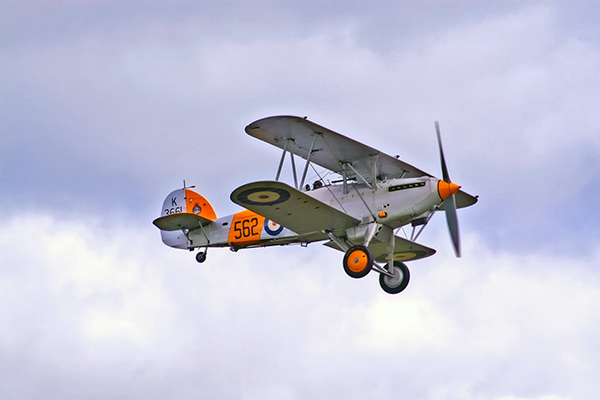
#> input picture OpenCV/text_book/opencv_practice_answer/images/airplane.bmp, 600 x 400 px
$ python 05-cv-05-05-geometric-flip.py
#> lines starting #> are read from the running program, lines starting #| are printed output that depends on the picture
import sys
import numpy as np
import cv2

src = cv2.imread('images/airplane.bmp')
#> src is the input picture: shape (400, 600, 3); mean B, G, R 217.1, 197.6, 196.8

if src is None:
    print('Image load failed!')
    sys.exit()

dst1 = cv2.flip(src, 1)     # 좌우 대칭
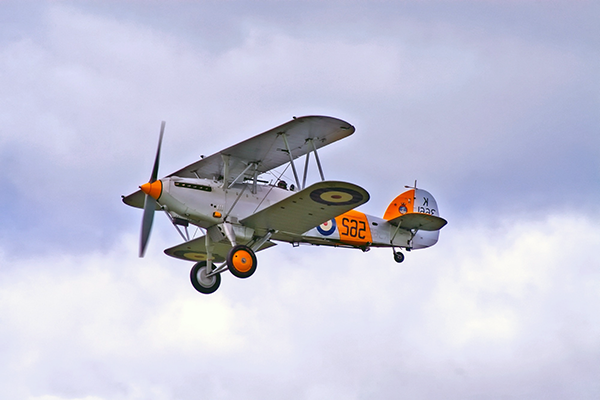
#> dst1: shape (400, 600, 3); mean B, G, R 217.1, 197.6, 196.8
dst2 = cv2.flip(src, 0)     # 상하 대칭
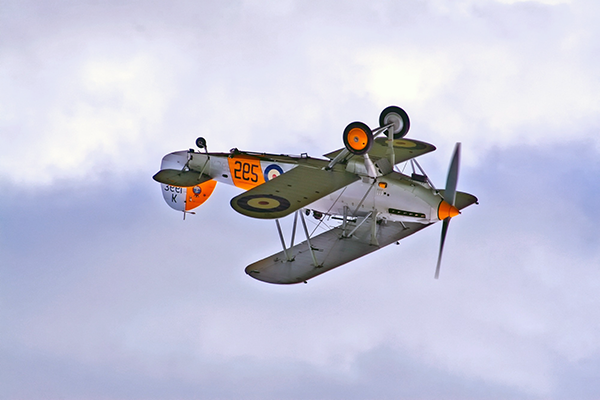
#> dst2: shape (400, 600, 3); mean B, G, R 217.1, 197.6, 196.8
dst3 = cv2.flip(src, -1)    # 좌우&상하 대칭
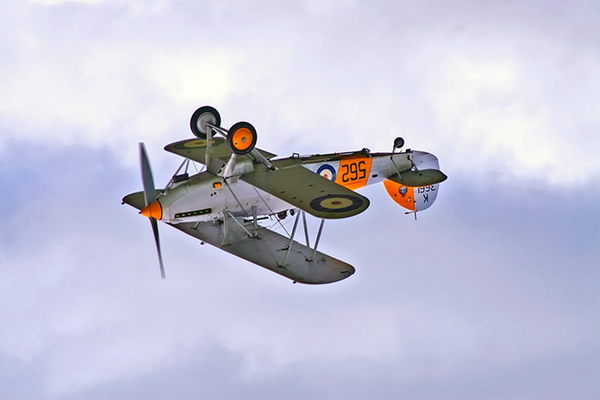
#> dst3: shape (400, 600, 3); mean B, G, R 217.1, 197.6, 196.8

cv2.imshow('src', src)
cv2.imshow('dst1', dst1)
cv2.imshow('dst2', dst2)
cv2.imshow('dst3', dst3)

cv2.waitKey()
cv2.destroyAllWindows()

$ run again, with OpenCV/text_book/opencv_practice_answer/images/cat.bmp copied over OpenCV/text_book/opencv_practice_answer/images/airplane.bmp
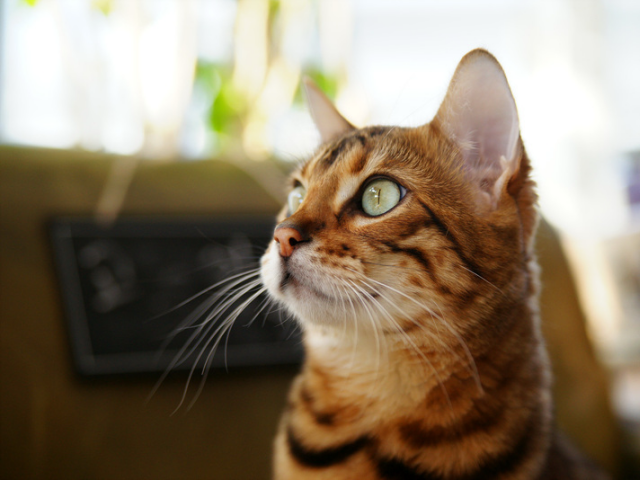
#> input picture OpenCV/text_book/opencv_practice_answer/images/cat.bmp, 640 x 480 px
#> src is the input picture: shape (480, 640, 3); mean B, G, R 104.5, 125.6, 140.8
#> `dst2 = cv2.flip(src, 0)`:
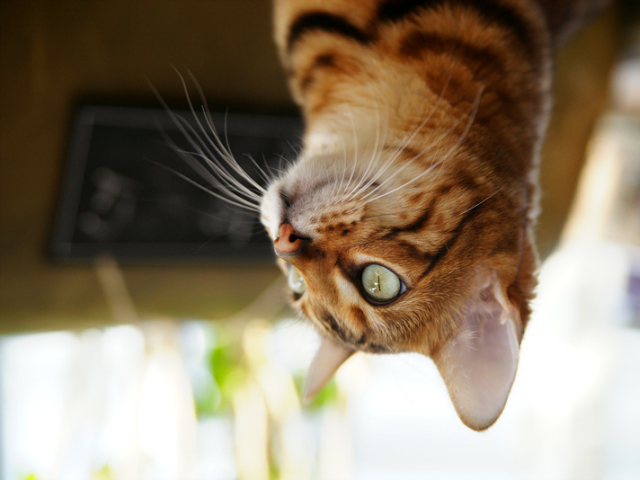
#> dst2: shape (480, 640, 3); mean B, G, R 104.5, 125.6, 140.8
#> `dst3 = cv2.flip(src, -1)`:
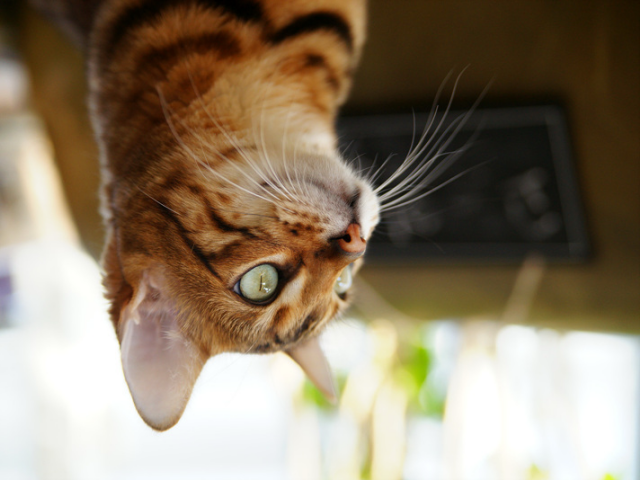
#> dst3: shape (480, 640, 3); mean B, G, R 104.5, 125.6, 140.8

$ run again, with OpenCV/text_book/opencv_practice_answer/images/field.bmp copied over OpenCV/text_book/opencv_practice_answer/images/airplane.bmp
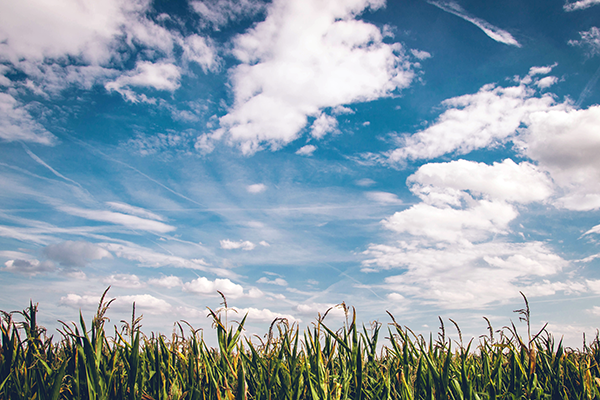
#> input picture OpenCV/text_book/opencv_practice_answer/images/field.bmp, 600 x 400 px
#> src is the input picture: shape (400, 600, 3); mean B, G, R 173.2, 160.3, 141.8
#> `dst2 = cv2.flip(src, 0)`:
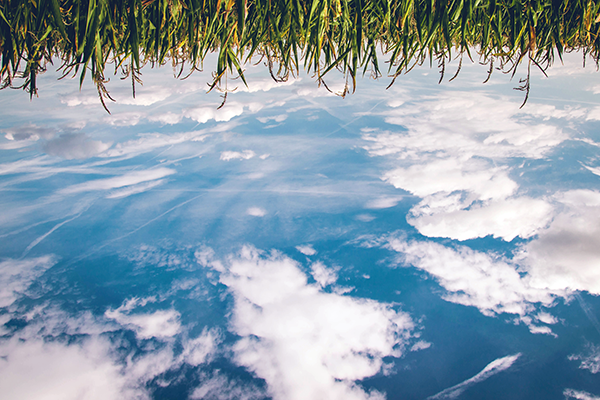
#> dst2: shape (400, 600, 3); mean B, G, R 173.2, 160.3, 141.8
#> `dst3 = cv2.flip(src, -1)`:
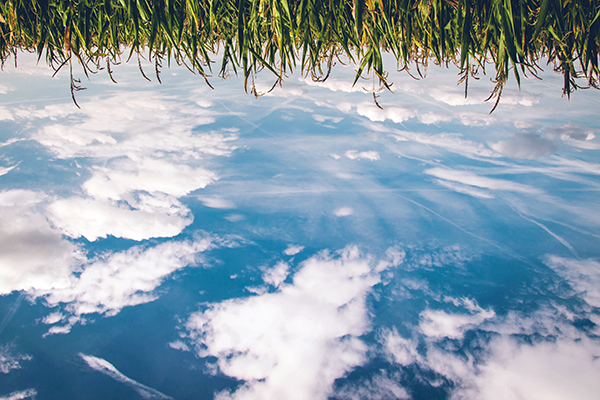
#> dst3: shape (400, 600, 3); mean B, G, R 173.2, 160.3, 141.8
